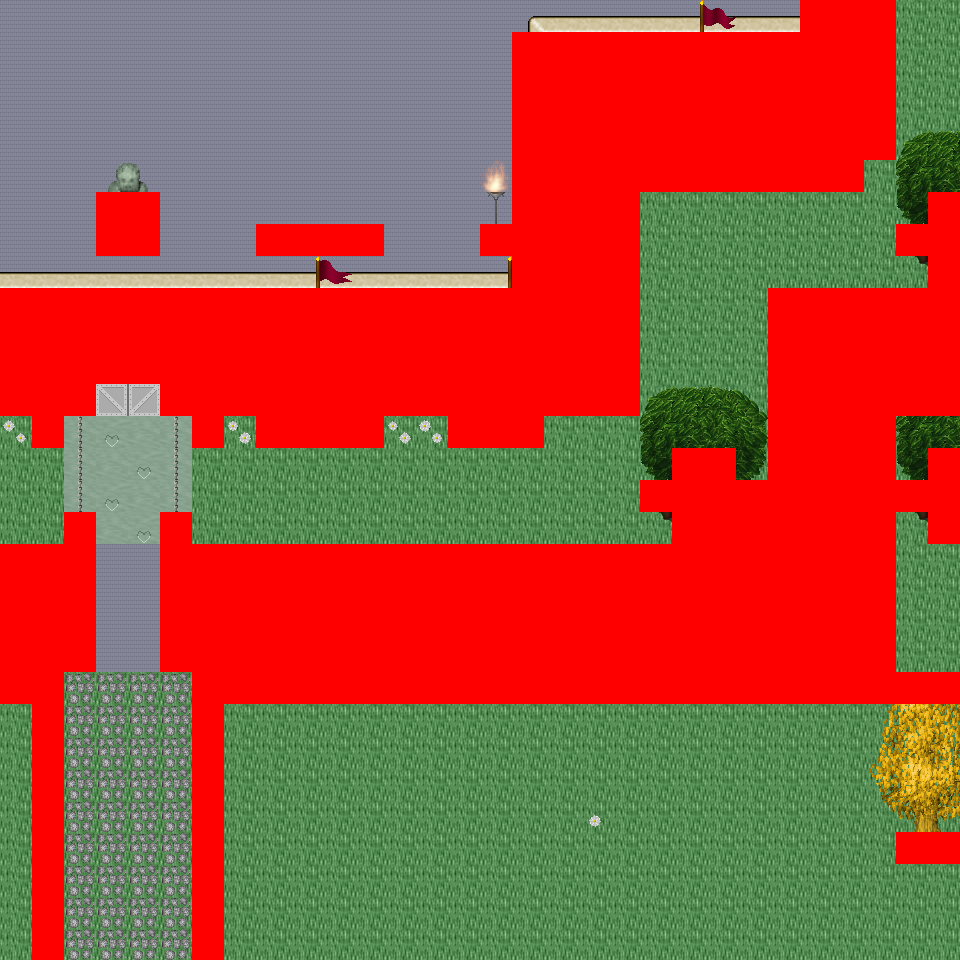

A 2D game scene composited from a Tiled map and its tileset images. What follows is a short description and the map's XML, with each tile layer's data collapsed to a summary:
An orthogonal 30x30 tile map with 32x32 px tiles, 6 tile layers (Ground, Object, Object2, Above, ...), 42 tilesets and 13 objects (13x mapExit).

<map version="1.0" orientation="orthogonal" renderorder="right-down" width="30" height="30" tilewidth="32" tileheight="32" nextobjectid="14">
  <tileset firstgid="1" name="tileset_logic_collision" tilewidth="32" tileheight="32" tilecount="1" columns="1">
    <image source="../drawable/tileset_logic_collision.png" width="32" height="32" />
  </tileset>
  <tileset firstgid="2" name="tileset_building_decoration_orbpedestal" tilewidth="32" tileheight="32" tilecount="2" columns="1">
    <image source="../drawable/tileset_building_decoration_orbpedestal.png" width="32" height="64" />
  </tileset>
  <tileset firstgid="4" name="tileset_building_decoration_block" tilewidth="32" tileheight="32" tilecount="2" columns="2">
    <image source="../drawable/tileset_building_decoration_block.png" width="64" height="32" />
  </tileset>
  <tileset firstgid="6" name="tileset_building_decoration_chimney" tilewidth="32" tileheight="32" tilecount="2" columns="1">
    <image source="../drawable/tileset_building_decoration_chimney.png" width="32" height="64" />
  </tileset>
  <tileset firstgid="8" name="tileset_building_fence_fence_chunky" tilewidth="32" tileheight="32" tilecount="21" columns="3">
    <image source="../drawable/tileset_building_fence_fence_chunky.png" width="96" height="224" />
  </tileset>
  <tileset firstgid="29" name="tileset_ground_cobbled_paving" tilewidth="32" tileheight="32" tilecount="1" columns="1">
    <image source="../drawable/tileset_ground_cobbled_paving.png" width="32" height="32" />
  </tileset>
  <tileset firstgid="30" name="tileset_ground_gravel" tilewidth="32" tileheight="32" tilecount="1" columns="1">
    <image source="../drawable/tileset_ground_gravel.png" width="32" height="32" />
  </tileset>
  <tileset firstgid="31" name="tileset_ground_stone_floors" tilewidth="32" tileheight="32" tilecount="6" columns="3">
    <image source="../drawable/tileset_ground_stone_floors.png" width="96" height="64" />
  </tileset>
  <tileset firstgid="37" name="tileset_ground_ground" tilewidth="32" tileheight="32" tilecount="33" columns="3">
    <image source="../drawable/tileset_ground_ground.png" width="96" height="352" />
  </tileset>
  <tileset firstgid="70" name="tileset_plant_bush_hedge" tilewidth="32" tileheight="32" tilecount="35" columns="5">
    <image source="../drawable/tileset_plant_bush_hedge.png" width="160" height="224" />
  </tileset>
  <tileset firstgid="105" name="tileset_plant_bush_various_small" tilewidth="32" tileheight="32" tilecount="9" columns="3">
    <image source="../drawable/tileset_plant_bush_various_small.png" width="96" height="96" />
  </tileset>
  <tileset firstgid="114" name="tileset_plant_flower_daisy_blue" tilewidth="32" tileheight="32" tilecount="8" columns="2">
    <image source="../drawable/tileset_plant_flower_daisy_blue.png" width="64" height="128" />
  </tileset>
  <tileset firstgid="122" name="tileset_plant_flower_daisy_red" tilewidth="32" tileheight="32" tilecount="8" columns="2">
    <image source="../drawable/tileset_plant_flower_daisy_red.png" width="64" height="128" />
  </tileset>
  <tileset firstgid="130" name="tileset_plant_flower_daisy_white" tilewidth="32" tileheight="32" tilecount="8" columns="2">
    <image source="../drawable/tileset_plant_flower_daisy_white.png" width="64" height="128" />
  </tileset>
  <tileset firstgid="138" name="tileset_plant_flower_daisy_yellow" tilewidth="32" tileheight="32" tilecount="8" columns="2">
    <image source="../drawable/tileset_plant_flower_daisy_yellow.png" width="64" height="128" />
  </tileset>
  <tileset firstgid="146" name="tileset_plant_vine_plait" tilewidth="32" tileheight="32" tilecount="9" columns="3">
    <image source="../drawable/tileset_plant_vine_plait.png" width="96" height="96" />
  </tileset>
  <tileset firstgid="155" name="tileset_furniture_light_iron_lamp" tilewidth="32" tileheight="32" tilecount="3" columns="1">
    <image source="../drawable/tileset_furniture_light_iron_lamp.png" width="32" height="96" />
  </tileset>
  <tileset firstgid="158" name="tileset_furniture_light_flames" tilewidth="32" tileheight="32" tilecount="6" columns="6">
    <image source="../drawable/tileset_furniture_light_flames.png" width="192" height="32" />
  </tileset>
  <tileset firstgid="164" name="tileset_ground_grass_corners" tilewidth="32" tileheight="32" tilecount="24" columns="6">
    <image source="../drawable/tileset_ground_grass_corners.png" width="192" height="128" />
  </tileset>
  <tileset firstgid="188" name="tileset_ground_grass_edges" tilewidth="32" tileheight="32" tilecount="36" columns="12">
    <image source="../drawable/tileset_ground_grass_edges.png" width="384" height="96" />
  </tileset>
  <tileset firstgid="224" name="tileset_plant_tree_tree_golden_large" tilewidth="32" tileheight="32" tilecount="24" columns="4">
    <image source="../drawable/tileset_plant_tree_tree_golden_large.png" width="128" height="192" />
  </tileset>
  <tileset firstgid="248" name="tileset_ground_water_dungeon_water" tilewidth="32" tileheight="32" tilecount="30" columns="3">
    <image source="../drawable/tileset_ground_water_dungeon_water.png" width="96" height="320" />
  </tileset>
  <tileset firstgid="278" name="tileset_plant_indoor_pot_plant_1" tilewidth="32" tileheight="32" tilecount="12" columns="6">
    <image source="../drawable/tileset_plant_indoor_pot_plant_1.png" width="192" height="64" />
  </tileset>
  <tileset firstgid="290" name="tileset_logic_creature_human_imperial" tilewidth="32" tileheight="32" tilecount="16" columns="8">
    <image source="../drawable/tileset_logic_creature_human_imperial.png" width="256" height="64" />
  </tileset>
  <tileset firstgid="306" name="tileset_item_statue_metal_and_stone" tilewidth="32" tileheight="32" tilecount="6" columns="3">
    <image source="../drawable/tileset_item_statue_metal_and_stone.png" width="96" height="64" />
  </tileset>
  <tileset firstgid="312" name="tileset_item_statue_grey_stone" tilewidth="32" tileheight="32" tilecount="4" columns="2">
    <image source="../drawable/tileset_item_statue_grey_stone.png" width="64" height="64" />
  </tileset>
  <tileset firstgid="316" name="tileset_building_castle" tilewidth="32" tileheight="32" tilecount="320" columns="20">
    <image source="../drawable/tileset_building_castle.png" width="640" height="512" />
  </tileset>
  <tileset firstgid="636" name="tileset_building_church" tilewidth="32" tileheight="32" tilecount="56" columns="8">
    <image source="../drawable/tileset_building_church.png" width="256" height="224" />
  </tileset>
  <tileset firstgid="692" name="tileset_item_pot_pot_golden" tilewidth="32" tileheight="32" tilecount="4" columns="4">
    <image source="../drawable/tileset_item_pot_pot_golden.png" width="128" height="32" />
  </tileset>
  <tileset firstgid="696" name="tileset_furniture_table_bench" tilewidth="32" tileheight="32" tilecount="3" columns="3">
    <image source="../drawable/tileset_furniture_table_bench.png" width="96" height="32" />
  </tileset>
  <tileset firstgid="699" name="tileset_item_statue_green_stone" tilewidth="32" tileheight="32" tilecount="12" columns="4">
    <image source="../drawable/tileset_item_statue_green_stone.png" width="128" height="96" />
  </tileset>
  <tileset firstgid="711" name="tileset_item_statue_green_stone_2" tilewidth="32" tileheight="32" tilecount="6" columns="2">
    <image source="../drawable/tileset_item_statue_green_stone_2.png" width="64" height="96" />
  </tileset>
  <tileset firstgid="717" name="tileset_plant_bush_hosta" tilewidth="32" tileheight="32" tilecount="9" columns="3">
    <image source="../drawable/tileset_plant_bush_hosta.png" width="96" height="96" />
  </tileset>
  <tileset firstgid="726" name="tileset_plant_tree_tree_green" tilewidth="32" tileheight="32" tilecount="88" columns="8">
    <image source="../drawable/tileset_plant_tree_tree_green.png" width="256" height="352" />
  </tileset>
  <tileset firstgid="814" name="tileset_item_banners_flag" tilewidth="32" tileheight="32" tilecount="12" columns="3">
    <image source="../drawable/tileset_item_banners_flag.png" width="96" height="128" />
  </tileset>
  <tileset firstgid="826" name="tileset_furniture_table_long_front_on" tilewidth="32" tileheight="32" tilecount="3" columns="1">
    <image source="../drawable/tileset_furniture_table_long_front_on.png" width="32" height="96" />
  </tileset>
  <tileset firstgid="829" name="tileset_item_flagpole" tilewidth="32" tileheight="32" tilecount="3" columns="1">
    <image source="../drawable/tileset_item_flagpole.png" width="32" height="96" />
  </tileset>
  <tileset firstgid="832" name="tileset_logic_portal" tilewidth="32" tileheight="32" tilecount="24" columns="8">
    <image source="../drawable/tileset_logic_portal.png" width="256" height="96" />
  </tileset>
  <tileset firstgid="856" name="tileset_logic_creature_animal" tilewidth="32" tileheight="32" tilecount="32" columns="8">
    <image source="../drawable/tileset_logic_creature_animal.png" width="256" height="128" />
  </tileset>
  <tileset firstgid="888" name="tileset_plant_tree_spruce" tilewidth="32" tileheight="32" tilecount="6" columns="2">
    <image source="../drawable/tileset_plant_tree_spruce.png" width="64" height="96" />
  </tileset>
  <tileset firstgid="894" name="tileset_light_light_5x5" tilewidth="32" tileheight="32" tilecount="25" columns="5">
    <image source="../drawable/tileset_light_light_5x5.png" width="160" height="160" />
  </tileset>
  <tileset firstgid="919" name="tileset_plant_stump_stump_brown" tilewidth="32" tileheight="32" tilecount="4" columns="2">
    <image source="../drawable/tileset_plant_stump_stump_brown.png" width="64" height="64" />
  </tileset>
  <layer name="Ground" width="30" height="30">
    <data>[900 cells, 900 non-empty, 10 distinct tile ids]</data>
  </layer>
  <layer name="Object" width="30" height="30">
    <data>[900 cells, 329 non-empty, 78 distinct tile ids]</data>
  </layer>
  <layer name="Object2" width="30" height="30">
    <data>[900 cells, 31 non-empty, 14 distinct tile ids]</data>
  </layer>
  <layer name="Above" width="30" height="30">
    <data>[900 cells, 91 non-empty, 42 distinct tile ids]</data>
  </layer>
  <layer name="Above2" width="30" height="30">
    <data>[900 cells, 25 non-empty, 6 distinct tile ids]</data>
  </layer>
  <layer name="Walkable" width="30" height="30">
    <data>[900 cells, 377 non-empty, 1 distinct tile ids]</data>
  </layer>
  <objectgroup name="MapEvents">
    <object id="1" name="north" type="mapExit" x="0" y="0" width="800" height="32">
      <properties>
        <property name="map" value="level_0_x70_y129" />
        <property name="x" value="0" />
        <property name="y" value="28" />
      </properties>
    </object>
    <object id="2" name="north2" type="mapExit" x="896" y="0" width="64" height="32">
      <properties>
        <property name="map" value="level_0_x70_y129" />
        <property name="x" value="28" />
        <property name="y" value="28" />
      </properties>
    </object>
    <object id="3" name="south" type="mapExit" x="0" y="928" width="32" height="32">
      <properties>
        <property name="map" value="level_0_x70_y131" />
        <property name="x" value="0" />
        <property name="y" value="1" />
      </properties>
    </object>
    <object id="4" name="south2" type="mapExit" x="64" y="928" width="128" height="32">
      <properties>
        <property name="map" value="level_0_x70_y131" />
        <property name="x" value="2" />
        <property name="y" value="1" />
      </properties>
    </object>
    <object id="5" name="south3" type="mapExit" x="224" y="928" width="736" height="32">
      <properties>
        <property name="map" value="level_0_x70_y131" />
        <property name="x" value="7" />
        <property name="y" value="1" />
      </properties>
    </object>
    <object id="6" name="west" type="mapExit" x="0" y="0" width="32" height="288">
      <properties>
        <property name="map" value="level_0_x69_y130" />
        <property name="x" value="28" />
        <property name="y" value="0" />
      </properties>
    </object>
    <object id="7" name="west2" type="mapExit" x="0" y="416" width="32" height="128">
      <properties>
        <property name="map" value="level_0_x69_y130" />
        <property name="x" value="28" />
        <property name="y" value="13" />
      </properties>
    </object>
    <object id="8" name="west3" type="mapExit" x="0" y="704" width="32" height="256">
      <properties>
        <property name="map" value="level_0_x69_y130" />
        <property name="x" value="28" />
        <property name="y" value="22" />
      </properties>
    </object>
    <object id="9" name="east" type="mapExit" x="928" y="0" width="32" height="192">
      <properties>
        <property name="map" value="level_0_x71_y130" />
        <property name="x" value="1" />
        <property name="y" value="0" />
      </properties>
    </object>
    <object id="10" name="east2" type="mapExit" x="928" y="416" width="32" height="32">
      <properties>
        <property name="map" value="level_0_x71_y130" />
        <property name="x" value="1" />
        <property name="y" value="13" />
      </properties>
    </object>
    <object id="11" name="east3" type="mapExit" x="928" y="544" width="32" height="128">
      <properties>
        <property name="map" value="level_0_x71_y130" />
        <property name="x" value="1" />
        <property name="y" value="17" />
      </properties>
    </object>
    <object id="12" name="east4" type="mapExit" x="928" y="704" width="32" height="128">
      <properties>
        <property name="map" value="level_0_x71_y130" />
        <property name="x" value="1" />
        <property name="y" value="22" />
      </properties>
    </object>
    <object id="13" name="east5" type="mapExit" x="928" y="864" width="32" height="96">
      <properties>
        <property name="map" value="level_0_x71_y130" />
        <property name="x" value="1" />
        <property name="y" value="27" />
      </properties>
    </object>
  </objectgroup>
</map>
